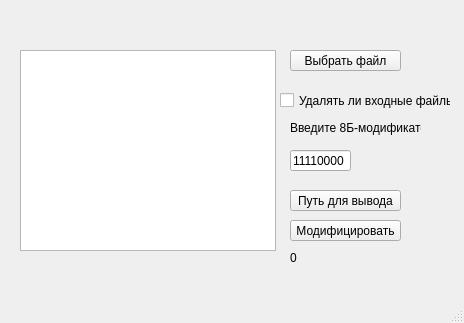
<?xml version="1.0" encoding="UTF-8"?>
<ui version="4.0">
 <class>MainWindow</class>
 <widget class="QMainWindow" name="MainWindow">
  <property name="geometry">
   <rect>
    <x>0</x>
    <y>0</y>
    <width>464</width>
    <height>323</height>
   </rect>
  </property>
  <property name="windowTitle">
   <string>MainWindow</string>
  </property>
  <widget class="QWidget" name="centralwidget">
   <widget class="QPushButton" name="pushButton">
    <property name="geometry">
     <rect>
      <x>290</x>
      <y>50</y>
      <width>111</width>
      <height>21</height>
     </rect>
    </property>
    <property name="text">
     <string>Выбрать файл</string>
    </property>
   </widget>
   <widget class="QTableWidget" name="tableWidget">
    <property name="geometry">
     <rect>
      <x>20</x>
      <y>50</y>
      <width>256</width>
      <height>201</height>
     </rect>
    </property>
   </widget>
   <widget class="QPushButton" name="pushButton_2">
    <property name="geometry">
     <rect>
      <x>290</x>
      <y>220</y>
      <width>111</width>
      <height>21</height>
     </rect>
    </property>
    <property name="text">
     <string>Модифицировать</string>
    </property>
   </widget>
   <widget class="QLabel" name="label">
    <property name="geometry">
     <rect>
      <x>290</x>
      <y>120</y>
      <width>131</width>
      <height>16</height>
     </rect>
    </property>
    <property name="text">
     <string>Введите 8Б-модификатор</string>
    </property>
   </widget>
   <widget class="QCheckBox" name="checkBox">
    <property name="geometry">
     <rect>
      <x>280</x>
      <y>80</y>
      <width>171</width>
      <height>41</height>
     </rect>
    </property>
    <property name="text">
     <string>Удалять ли входные файлы</string>
    </property>
   </widget>
   <widget class="QPushButton" name="pushButton_3">
    <property name="geometry">
     <rect>
      <x>290</x>
      <y>190</y>
      <width>111</width>
      <height>21</height>
     </rect>
    </property>
    <property name="text">
     <string>Путь для вывода</string>
    </property>
   </widget>
   <widget class="QLineEdit" name="lineEdit">
    <property name="geometry">
     <rect>
      <x>290</x>
      <y>150</y>
      <width>61</width>
      <height>21</height>
     </rect>
    </property>
    <property name="text">
     <string>11110000</string>
    </property>
   </widget>
   <widget class="QLabel" name="label_2">
    <property name="geometry">
     <rect>
      <x>290</x>
      <y>250</y>
      <width>111</width>
      <height>16</height>
     </rect>
    </property>
    <property name="text">
     <string>0</string>
    </property>
   </widget>
  </widget>
  <widget class="QStatusBar" name="statusbar"/>
 </widget>
 <resources/>
 <connections/>
</ui>
